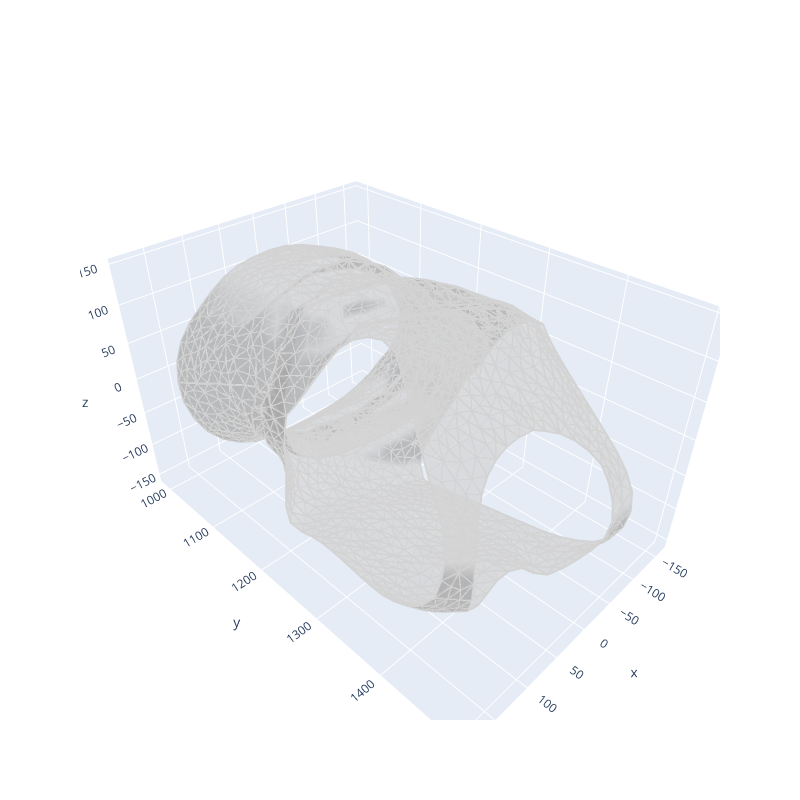
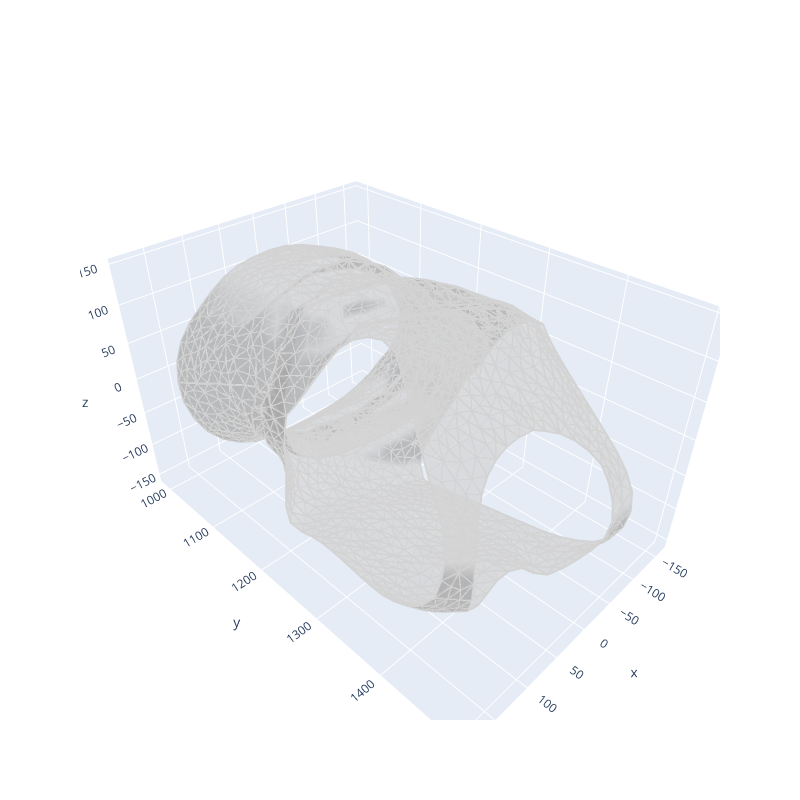

Here is the notebook cell these charts were saved with, in order:
### Code cell
visualize_meshes_plotly(mesh_list[-2])

### Figure 1 — Plotly figure (JSON) as saved in the notebook; plotly's stock layout.template omitted (floating-point values rounded to 4 significant figures; data arrays with more than 128 entries replaced by an {"elided": "..."} marker saying what was removed)
{"data": [{"color": "lightgray", "i": {"elided": "8902 int values"}, "j": {"elided": "8902 int values"}, "k": {"elided": "8902 int values"}, "opacity": 0.5, "type": "mesh3d", "x": {"elided": "5191 float values"}, "y": {"elided": "5191 float values"}, "z": {"elided": "5191 float values"}}, {"line": {"color": "lightgray", "width": 2}, "mode": "lines", "name": "Edges", "type": "scatter3d", "x": {"elided": "80118 float values"}, "y": {"elided": "80118 float values"}, "z": {"elided": "80118 float values"}}], "layout": {"height": 800, "scene": {"aspectmode": "data"}, "showlegend": false, "width": 800}}

### Figure 2 — Plotly figure (JSON) as saved in the notebook; plotly's stock layout.template omitted (floating-point values rounded to 4 significant figures; data arrays with more than 128 entries replaced by an {"elided": "..."} marker saying what was removed)
{"data": [{"color": "lightgray", "i": {"elided": "8902 int values"}, "j": {"elided": "8902 int values"}, "k": {"elided": "8902 int values"}, "opacity": 0.5, "type": "mesh3d", "x": {"elided": "5191 float values"}, "y": {"elided": "5191 float values"}, "z": {"elided": "5191 float values"}}, {"line": {"color": "lightgray", "width": 2}, "mode": "lines", "name": "Edges", "type": "scatter3d", "x": {"elided": "80118 float values"}, "y": {"elided": "80118 float values"}, "z": {"elided": "80118 float values"}}], "layout": {"height": 800, "scene": {"aspectmode": "data"}, "showlegend": false, "width": 800}}
